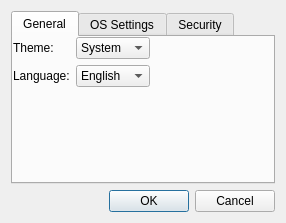
<?xml version="1.0" encoding="UTF-8"?>
<ui version="4.0">
 <class>SettingsDialog</class>
 <widget class="QDialog" name="SettingsDialog">

  <property name="windowTitle">
   <string>Settings</string>
  </property>
  <layout class="QVBoxLayout" name="verticalLayout">
   <item>
    <widget class="QTabWidget" name="tabWidget">
     <property name="currentIndex">
      <number>0</number>
     </property>
     <widget class="QWidget" name="tabGeneral">
      <attribute name="title">
       <string>General</string>
      </attribute>
      <widget class="QWidget" name="formLayoutWidget">

       <layout class="QFormLayout" name="formLayout">
        <item row="0" column="0">
         <widget class="QLabel" name="label">
          <property name="text">
           <string>Theme:</string>
          </property>
         </widget>
        </item>
        <item row="0" column="1">
         <widget class="QComboBox" name="themeComboBox">
          <item>
           <property name="text">
            <string>System</string>
           </property>
          </item>
          <item>
           <property name="text">
            <string>Light</string>
           </property>
          </item>
          <item>
           <property name="text">
            <string>Dark</string>
           </property>
          </item>
         </widget>
        </item>
        <item row="1" column="0">
         <widget class="QLabel" name="label_2">
          <property name="text">
           <string>Language:</string>
          </property>
         </widget>
        </item>
        <item row="1" column="1">
         <widget class="QComboBox" name="languageComboBox">
          <item>
           <property name="text">
            <string>English</string>
           </property>
          </item>
          <item>
           <property name="text">
            <string>Русский</string>
           </property>
          </item>
         </widget>
        </item>
       </layout>
      </widget>
     </widget>
     <widget class="QWidget" name="tabTray">
      <attribute name="title">
       <string>OS Settings</string>
      </attribute>
      <layout class="QVBoxLayout" name="verticalLayout_2">
       <item>
        <widget class="QGroupBox" name="groupBox">
         <property name="title">
          <string/>
         </property>
         <layout class="QVBoxLayout" name="verticalLayout_3">
          <item>
           <widget class="QCheckBox" name="enableTrayCheckBox">
            <property name="text">
             <string>Enable tray icon</string>
            </property>
           </widget>
          </item>
          <item>
           <widget class="QCheckBox" name="closeToTrayCheckBox">
            <property name="text">
             <string>Close to tray when window is closed</string>
            </property>
           </widget>
          </item>
          <item>
           <widget class="QCheckBox" name="startWithSystemCheckBox">
            <property name="text">
             <string>Start with system</string>
            </property>
           </widget>
          </item>
          <item>
           <widget class="QCheckBox" name="startMinimizedCheckBox">
            <property name="text">
             <string>Start minimized</string>
            </property>
           </widget>
          </item>
         </layout>
        </widget>
       </item>
      </layout>
     </widget>
     <widget class="QWidget" name="tabSecurity">
      <attribute name="title">
       <string>Security</string>
      </attribute>
      <widget class="QWidget" name="layoutWidget">

       <layout class="QHBoxLayout" name="horizontalLayout">
        <item>
         <widget class="QLabel" name="label_3">
          <property name="text">
           <string>Reveal timeout:</string>
          </property>
         </widget>
        </item>
        <item>
         <widget class="QSpinBox" name="spinBox">
          <property name="minimum">
           <number>3</number>
          </property>
          <property name="maximum">
           <number>300</number>
          </property>
         </widget>
        </item>
       </layout>
      </widget>
     </widget>
    </widget>
   </item>
   <item>
    <widget class="QDialogButtonBox" name="buttonBox">
     <property name="orientation">
      <enum>Qt::Orientation::Horizontal</enum>
     </property>
     <property name="standardButtons">
      <set>QDialogButtonBox::StandardButton::Cancel|QDialogButtonBox::StandardButton::Ok</set>
     </property>
    </widget>
   </item>
  </layout>
 </widget>
 <resources/>
 <connections/>
</ui>
